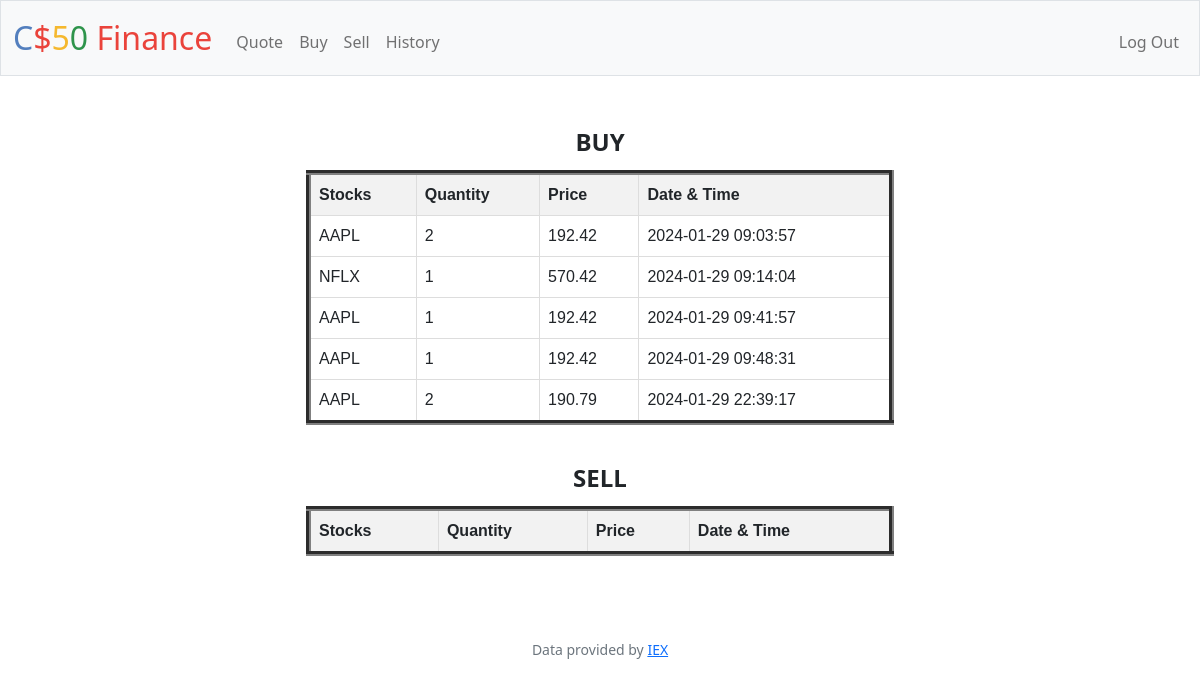
Screenshot of /history (signed in) with the database file from the repository.
### tables this page shows
CREATE TABLE 'Data' ('username' TEXT DEFAULT NULL, 'symbol' TEXT DEFAULT NULL, 'quantity' INTEGER DEFAULT 0 ,'time' TEXT, 'price' INTEGER, 'id' INTEGER, 't'  DATETIME DEFAULT CURRENT_TIME  , 'i'  INTEGER PRIMARY KEY  );

### app.py (the view)
@app.route("/history")
@login_required
def history():
    dta = db.execute("SELECT * FROM Data WHERE id = ? AND quantity > 0 " , session.get('user_id'))
    dtaa = db.execute("SELECT * FROM Data WHERE id = ? AND quantity < 0 " , session.get('user_id'))
    return render_template("history.html" , q = dta , r = dtaa)
    """Show history of transactions"""

### app.py (called while the page is built)
@app.after_request
def after_request(response):
    response.headers["Cache-Control"] = "no-cache, no-store, must-revalidate"
    response.headers["Expires"] = 0
    response.headers["Pragma"] = "no-cache"
    return response

### helpers.py (called while the page is built)
def login_required(f):
    @wraps(f)
    def decorated_function(*args, **kwargs):
        if session.get("user_id") is None:
            return redirect("/login")
        return f(*args, **kwargs)
    return decorated_function

### templates/history.html (shortened to what this page needs)
{% extends "layout.html" %}
{% block main %}
<p class = "table-title" >BUY</p>
   <table border="5" class="centered-table" >
    <tr>
        <th>Stocks</th>
        <th>Quantity</th>
        <th>Price</th>
        <th>Date & Time</th>
    </tr>
    {% for item in q %}
    <tr>
        <td>
            {{item['symbol']}}
        </td>
        <td>
            {{item['quantity']}}
        </td>
        <td>
            {{item['price']}}
        </td>
        <td>
            {{item['time']}}
        </td>
    </tr>
    {% endfor %}
</table>
<p class = "table-title">SELL</p>
<table border="5" class="centered-table" >
    <tr>
        <th>Stocks</th>
        <th>Quantity</th>
        <th>Price</th>
        <th>Date & Time</th>
    </tr>
</table>
{% endblock %}

### static/styles.css (style rules this page uses)
.centered-table { margin: auto; width: 50%; border-collapse: collapse; font-family: Arial, sans-serif; margin-bottom: 35px; }
.centered-table th, .centered-table td { border: 1px solid #dddddd; padding: 8px; text-align: left; }
.centered-table th { background-color: #f2f2f2; }
.table-title { font-size: 1.5em; font-weight: bold; text-align: center; margin-bottom: 10px; }

### rows the page displays
Data: symbol "AAPL", quantity "2", price "192.42", time "2024-01-29 09:03:57"
Data: symbol "NFLX", quantity "1", price "570.42", time "2024-01-29 09:14:04"
Data: symbol "AAPL", quantity "1", price "192.42", time "2024-01-29 09:41:57"
Data: symbol "AAPL", quantity "1", price "192.42", time "2024-01-29 09:48:31"
Data: symbol "AAPL", quantity "2", price "190.79", time "2024-01-29 22:39:17"
